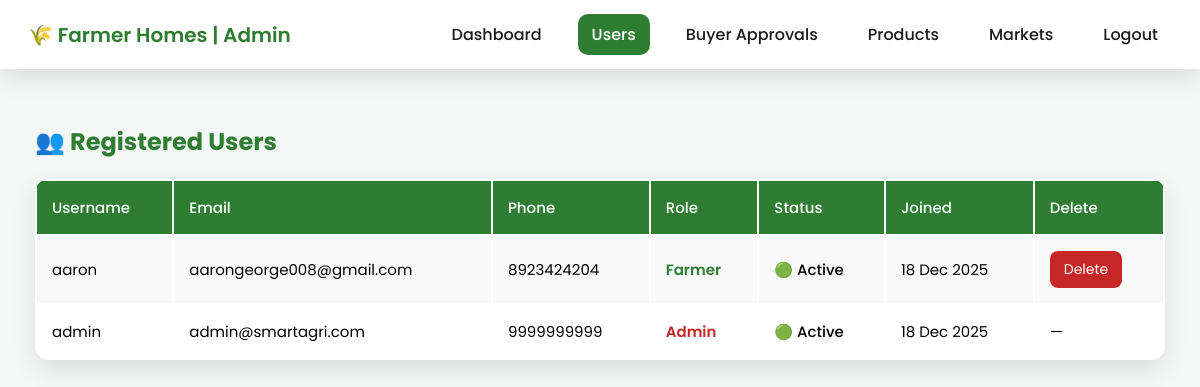
Page /dashboard/users/ (signed in) on the earlier database version.
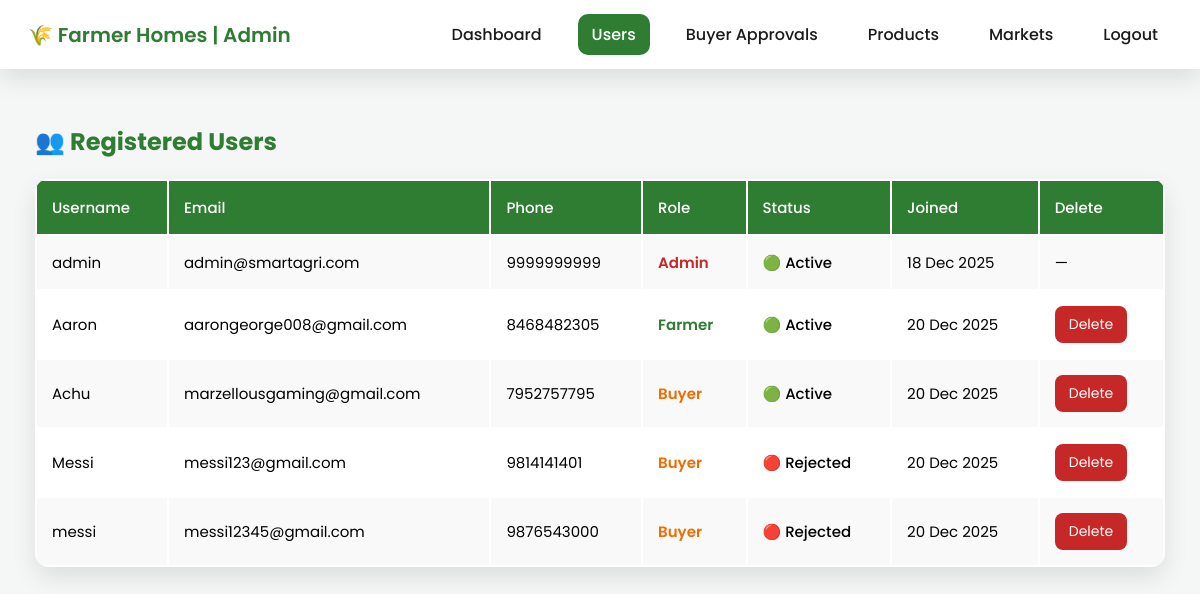
Same page on the later database version.
### farmersaccapp/models.py (models this page shows, shortened)
class AllUser(models.Model):
    ROLE_CHOICES = (
        ('farmer', 'Farmer'),
        ('buyer', 'Buyer / Wholesaler / Exporter'),
        ('admin', 'Admin'),
    )
    username = models.CharField(max_length=150, unique=True)
    email = models.EmailField(unique=True)
    phone = models.CharField(max_length=15, unique=True)
    password = models.CharField(max_length=255)
    role = models.CharField(max_length=20, choices=ROLE_CHOICES)
    reset_token = models.CharField(max_length=100, null=True, blank=True)
    reset_token_created = models.DateTimeField(null=True, blank=True)
    shop_name = models.CharField(max_length=200, blank=True, null=True)
    gst_number = models.CharField(max_length=20, blank=True, null=True)
    is_approved = models.BooleanField(default=False)
    rejection_reason = models.TextField(blank=True, null=True)
    is_active = models.BooleanField(default=True)
    created_at = models.DateTimeField(default=timezone.now)

### farmersaccapp/views.py (the view)
# urls.py: path("dashboard/users/", views.admin_users, name="admin_users"),
def admin_users(request):
    if request.session.get("role") != "admin":
        return redirect("login")
    users = AllUser.objects.all()
    return render(request, "admin/users.html", {"users": users})

### templates/admin/users.html (shortened to what this page needs)
<!DOCTYPE html>
<html lang="en">
<head>
</head>
<body>
    <div class="navbar">
        <div class="brand">🌾 Farmer Homes | Admin</div>
        <div class="nav-links">
            <a href="{% url 'admin_dashboard' %}">Dashboard</a>
            <a href="{% url 'admin_users' %}" class="active">Users</a>
            <a href="{% url 'admin_pending_buyers' %}">Buyer Approvals</a>
            <a href="{% url 'admin_products' %}">Products</a>
            <a href="{% url 'admin_markets' %}">Markets</a>
            <a href="{% url 'logout' %}">Logout</a>
        </div>
    </div>
    <div class="container">
        <h2>👥 Registered Users</h2>
        <table>
            <tr>
                <th>Username</th>
                <th>Email</th>
                <th>Phone</th>
                <th>Role</th>
                <th>Status</th>
                <th>Joined</th>
                <th>Delete</th>
            </tr>
            {% for user in users %}
            <tr>
                <td>{{ user.username }}</td>
                <td>{{ user.email }}</td>
                <td>{{ user.phone }}</td>
                <td class="role {{ user.role }}">{{ user.role }}</td>
                <td class="status">
                    {% if user.role == "buyer" and not user.is_active %}
                    🔴 Rejected
                    {% elif user.role == "buyer" and not user.is_approved %}
                    🟡 Pending Approval
                    {% elif user.is_active %}
                    🟢 Active
                    {% endif %}
                </td>
                <td>{{ user.created_at|date:"d M Y" }}</td>
                <td>
                    {% if user.role != "admin" %}
                    <form method="post" action="{% url 'admin_delete_user' user.id %}"
                        onsubmit="return confirm('Are you sure you want to delete this user?');">
                        <button class="delete-btn">Delete</button>
                    </form>
                    {% else %}
                    —
                    {% endif %}
                </td>
            </tr>
            {% endfor %}
        </table>
    </div>
</body>
</html>

Differences in the rows shown:
removed AllUser: username "aaron", email "aarongeorge008@gmail.com", phone "8923424204", role "Farmer", is_active "🟢 Active", created_at "18 Dec 2025", shows "Delete"
added AllUser: username "Aaron", email "aarongeorge008@gmail.com", phone "8468482305", role "Farmer", is_active "🟢 Active", created_at "20 Dec 2025", shows "Delete"
added AllUser: username "Achu", email "marzellousgaming@gmail.com", phone "7952757795", role "Buyer", is_active "🟢 Active", created_at "20 Dec 2025", shows "Delete"
added AllUser: username "Messi", email "messi123@gmail.com", phone "9814141401", role "Buyer", is_active "🔴 Rejected", created_at "20 Dec 2025", shows "Delete"
added AllUser: username "messi", email "messi12345@gmail.com", phone "9876543000", role "Buyer", is_active "🔴 Rejected", created_at "20 Dec 2025", shows "Delete"
